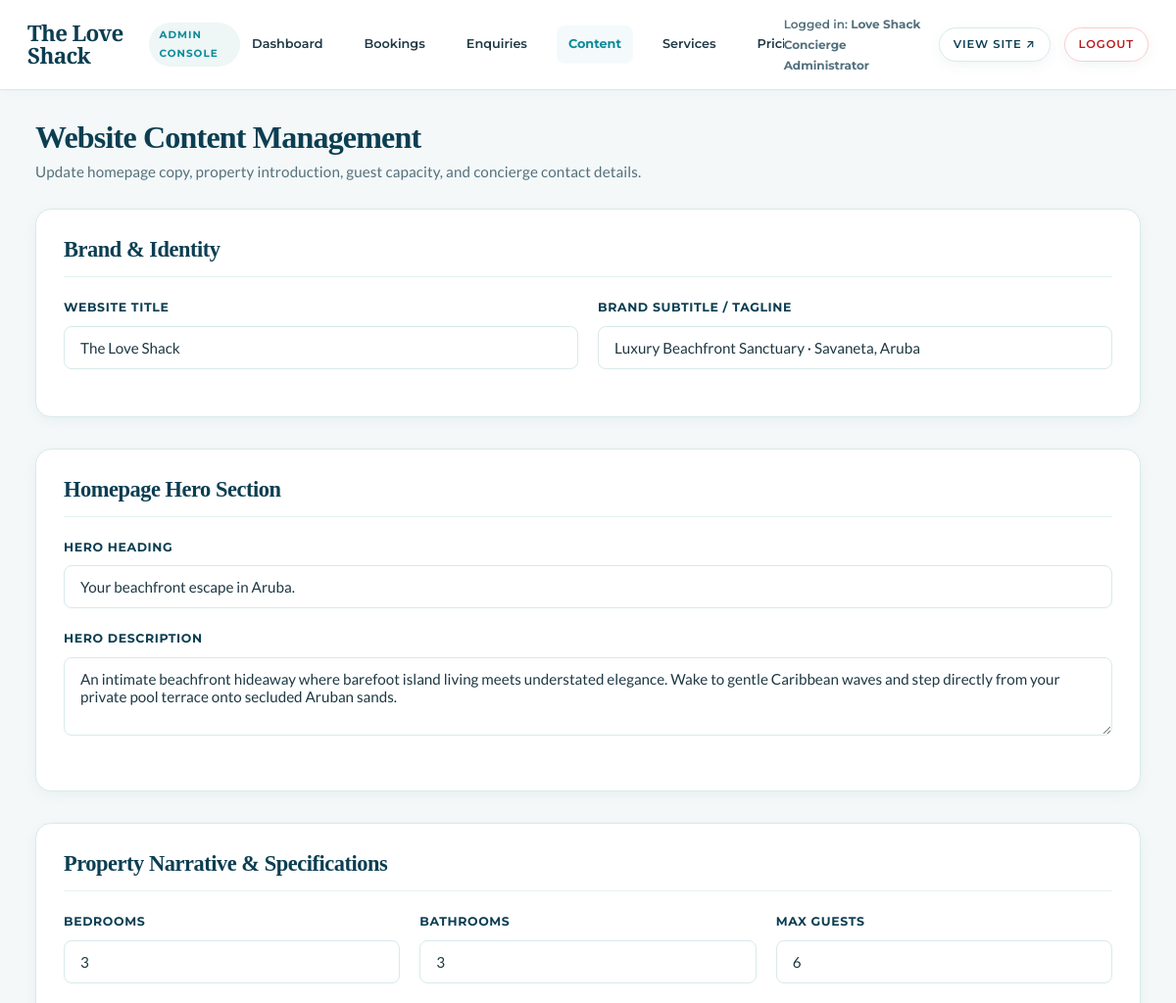
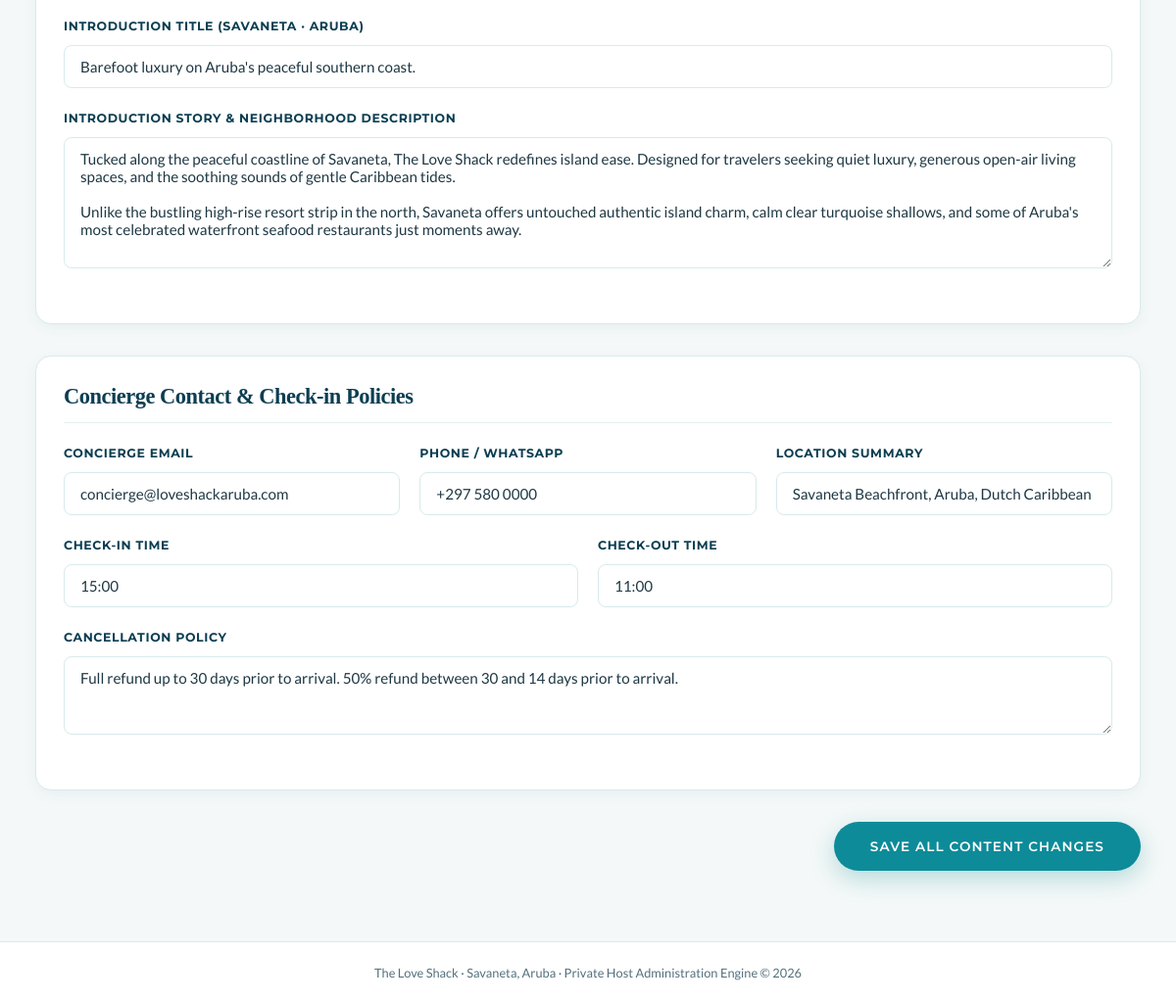
Screenshot of /admin/content.php (signed in) with the database file from the repository (2 pictures, top to bottom).
### tables this page shows
CREATE TABLE `properties` (
  `id` INT AUTO_INCREMENT PRIMARY KEY,
  `name` VARCHAR(128) NOT NULL,
  `slug` VARCHAR(64) NOT NULL UNIQUE,
  `tagline` VARCHAR(255) NULL,
  `hero_heading` VARCHAR(255) NOT NULL,
  `hero_description` TEXT NOT NULL,
  `hero_image` VARCHAR(255) NOT NULL,
  `intro_badge` VARCHAR(64) DEFAULT 'SAVANETA · ARUBA',
  `intro_title` VARCHAR(255) NOT NULL,
  `intro_content` TEXT NOT NULL,
  `bedrooms` TINYINT NOT NULL DEFAULT 3,
  `bathrooms` TINYINT NOT NULL DEFAULT 3,
  `max_guests` TINYINT NOT NULL DEFAULT 6,
  `base_nightly_rate` DECIMAL(10,2) NOT NULL DEFAULT 650.00,
  `location_area` VARCHAR(128) NOT NULL DEFAULT 'Savaneta, Aruba',
  `map_lat` DECIMAL(10,7) DEFAULT 12.4419000,
  `map_lng` DECIMAL(10,7) DEFAULT -69.9328000,
  `is_active` TINYINT(1) NOT NULL DEFAULT 1,
  `created_at` TIMESTAMP DEFAULT CURRENT_TIMESTAMP,
  `updated_at` TIMESTAMP DEFAULT CURRENT_TIMESTAMP ON UPDATE CURRENT_TIMESTAMP
);

### includes/functions.php (called while the page is built, shortened)
<?php
function get_site_settings(): array {
    $defaultSettings = [
        'site_title'           => 'The Love Shack Aruba',
        'site_tagline'         => 'Luxury Beachfront Sanctuary · Savaneta, Aruba',
        'concierge_email'      => 'concierge@loveshackaruba.com',
        'concierge_phone'      => '+297 580 0000',
        'property_location'    => 'Savaneta Beachfront, Aruba, Dutch Caribbean',
        'default_nightly_rate' => '650.00',
        'min_stay_nights'      => '3',
        'max_guests'           => '6',
        'cleaning_fee'         => '180.00',
        'service_tax_percent'  => '9.50',
        'checkin_time'         => '15:00',
        'checkout_time'        => '11:00',
        'cancellation_policy'  => 'Full refund up to 30 days prior to arrival. 50% refund between 30 and 14 days prior.',
    ];
    $pdo = get_db_connection();
    try {
        $stmt = $pdo->query("SELECT setting_key, setting_value FROM site_settings");
        $rows = $stmt->fetchAll();
        foreach ($rows as $row) {
            $defaultSettings[$row['setting_key']] = $row['setting_value'];
        }
    } catch (Exception $e) {
        error_log("Failed to load site settings: " . $e->getMessage());
    }
    return $defaultSettings;
}
function get_property_details(string $slug = 'the-love-shack'): array {
    $fallback = [
        'id'                => 1,
        'name'              => 'The Love Shack Aruba',
        'slug'              => 'the-love-shack',
        'tagline'           => 'Barefoot luxury beachfront villa with private freshwater pool',
        'hero_heading'      => 'Your beachfront escape in Aruba.',
        'hero_description'  => 'An intimate beachfront hideaway where barefoot island living meets understated elegance. Wake to gentle Caribbean waves and step directly from your private pool terrace onto secluded Aruban sands.',
        'beach_hero_image'  => 'assets/images/beach-hero.jpg',
        'hero_image'        => 'assets/images/temporary-hero.jpg',
        'intro_badge'       => 'THE LOVE SHACK · ARUBA',
        'intro_title'       => 'Barefoot luxury on Aruba\'s peaceful southern coast.',
        'intro_content'     => "Tucked along the peaceful coastline of Savaneta, The Love Shack redefines island ease. Designed for travelers seeking quiet luxury, generous open-air living spaces, and the soothing sounds of gentle Caribbean tides.\r\n\r\nUnlike the bustling high-rise resort strip in the north, Savaneta offers untouched authentic island charm, calm clear turquoise shallows, and some of Aruba's most celebrated waterfront seafood restaurants just moments away.",
        'bedrooms'          => 3,
        'bathrooms'         => 3,
        'max_guests'        => 6,
        'base_nightly_rate' => 650.00,
        'location_area'     => 'Savaneta Beachfront, Aruba',
    ];
    $pdo = get_db_connection();
    try {
        $stmt = $pdo->prepare("SELECT * FROM properties WHERE slug = ? AND is_active = 1 LIMIT 1");
        $stmt->execute([$slug]);
        $row = $stmt->fetch();
        return $row ?: $fallback;
    } catch (Exception $e) {
        error_log("Error fetching property: " . $e->getMessage());
        return $fallback;
    }
}

### admin/content.php (the view, shortened to what this page needs)
<?php
require_once __DIR__ . '/includes/admin_header.php';
$settings = get_site_settings();
$property = get_property_details();
?>
<div class="admin-header-row">
  <div>
    <h1>Website Content Management</h1>
    <p>Update homepage copy, property introduction, guest capacity, and concierge contact details.</p>
  </div>
</div>
<form method="POST" action="content.php">
  <div class="admin-card">
    <div class="admin-card-header">
      <h2>Brand & Identity</h2>
    </div>
    <div class="admin-grid-2">
      <div class="admin-form-group">
        <label for="site_title">Website Title</label>
        <input type="text" id="site_title" name="site_title" value="<?= htmlspecialchars($settings['site_title'] ?? 'The Love Shack') ?>" required>
      </div>
      <div class="admin-form-group">
        <label for="site_tagline">Brand Subtitle / Tagline</label>
        <input type="text" id="site_tagline" name="site_tagline" value="<?= htmlspecialchars($settings['site_tagline'] ?? '') ?>" required>
      </div>
    </div>
  </div>
  <div class="admin-card">
    <div class="admin-card-header">
      <h2>Homepage Hero Section</h2>
    </div>
    <div class="admin-form-group">
      <label for="hero_heading">Hero Heading</label>
      <input type="text" id="hero_heading" name="hero_heading" value="<?= htmlspecialchars($property['hero_heading'] ?? '') ?>" required>
    </div>
    <div class="admin-form-group">
      <label for="hero_description">Hero Description</label>
      <textarea id="hero_description" name="hero_description" rows="3" required><?= htmlspecialchars($property['hero_description'] ?? '') ?></textarea>
    </div>
  </div>
  <div class="admin-card">
    <div class="admin-card-header">
      <h2>Property Narrative & Specifications</h2>
    </div>
    <div class="admin-grid-3" style="margin-bottom: 16px;">
      <div class="admin-form-group">
        <label for="bedrooms">Bedrooms</label>
        <input type="number" id="bedrooms" name="bedrooms" min="1" max="10" value="<?= (int)($property['bedrooms'] ?? 3) ?>" required>
      </div>
      <div class="admin-form-group">
        <label for="bathrooms">Bathrooms</label>
        <input type="number" id="bathrooms" name="bathrooms" min="1" max="10" value="<?= (int)($property['bathrooms'] ?? 3) ?>" required>
      </div>
      <div class="admin-form-group">
        <label for="max_guests">Max Guests</label>
        <input type="number" id="max_guests" name="max_guests" min="1" max="20" value="<?= (int)($property['max_guests'] ?? 6) ?>" required>
      </div>
    </div>
    <div class="admin-form-group">
      <label for="intro_title">Introduction Title (Savaneta · Aruba)</label>
      <input type="text" id="intro_title" name="intro_title" value="<?= htmlspecialchars($property['intro_title'] ?? '') ?>" required>
    </div>
    <div class="admin-form-group">
      <label for="intro_content">Introduction Story & Neighborhood Description</label>
      <textarea id="intro_content" name="intro_content" rows="6" required><?= htmlspecialchars($property['intro_content'] ?? '') ?></textarea>
    </div>
  </div>
  <div class="admin-card">
    <div class="admin-card-header">
      <h2>Concierge Contact & Check-in Policies</h2>
    </div>
    <div class="admin-grid-3">
      <div class="admin-form-group">
        <label for="concierge_email">Concierge Email</label>
        <input type="email" id="concierge_email" name="concierge_email" value="<?= htmlspecialchars($settings['concierge_email'] ?? '') ?>" required>
      </div>
      <div class="admin-form-group">
        <label for="concierge_phone">Phone / WhatsApp</label>
        <input type="text" id="concierge_phone" name="concierge_phone" value="<?= htmlspecialchars($settings['concierge_phone'] ?? '') ?>" required>
      </div>
      <div class="admin-form-group">
        <label for="property_location">Location Summary</label>
        <input type="text" id="property_location" name="property_location" value="<?= htmlspecialchars($settings['property_location'] ?? '') ?>" required>
      </div>
    </div>
    <div class="admin-grid-2">
      <div class="admin-form-group">
        <label for="checkin_time">Check-in Time</label>
        <input type="text" id="checkin_time" name="checkin_time" value="<?= htmlspecialchars($settings['checkin_time'] ?? '15:00') ?>" required>
      </div>
      <div class="admin-form-group">
        <label for="checkout_time">Check-out Time</label>
        <input type="text" id="checkout_time" name="checkout_time" value="<?= htmlspecialchars($settings['checkout_time'] ?? '11:00') ?>" required>
      </div>
    </div>
    <div class="admin-form-group">
      <label for="cancellation_policy">Cancellation Policy</label>
      <textarea id="cancellation_policy" name="cancellation_policy" rows="3"><?= htmlspecialchars($settings['cancellation_policy'] ?? '') ?></textarea>
    </div>
  </div>
  <div style="display: flex; justify-content: flex-end; margin-bottom: 40px;">
    <button type="submit" class="btn btn-teal" style="padding: 16px 36px; font-size: 0.85rem;">
      Save All Content Changes
    </button>
  </div>
</form>
<?php require_once __DIR__ . '/includes/admin_footer.php'; ?>

### admin/includes/admin_header.php (style rules this page uses)
body.admin-body { background-color: #f4f8f8; font-family: var(--font-body); color: var(--color-text-body); min-height: 100vh; display: flex; flex-direction: column; }
.admin-header-row { display: flex; justify-content: space-between; align-items: flex-end; margin-bottom: 24px; flex-wrap: wrap; gap: 16px; }
.admin-header-row h1 { font-size: 2rem; color: var(--color-primary); margin-bottom: 4px; }
.admin-header-row p { color: var(--color-text-muted); font-size: 0.95rem; }
.admin-card { background: var(--color-white); border: 1px solid var(--color-border); border-radius: var(--radius-md); padding: 28px; box-shadow: var(--shadow-sm); margin-bottom: 32px; }
.admin-card-header { display: flex; justify-content: space-between; align-items: center; margin-bottom: 20px; padding-bottom: 14px; border-bottom: 1px solid var(--color-border-light); }
.admin-card-header h2 { font-size: 1.4rem; color: var(--color-primary); margin: 0; }
.admin-form-group { margin-bottom: 20px; }
.admin-form-group label { display: block; font-family: var(--font-ui); font-size: 0.78rem; font-weight: 700; text-transform: uppercase; letter-spacing: 0.05em; color: var(--color-primary); margin-bottom: 8px; }
.admin-form-group input, .admin-form-group select, .admin-form-group textarea { width: 100%; padding: 12px 16px; border: 1px solid var(--color-border); border-radius: var(--radius-sm); font-family: var(--font-body); font-size: 0.95rem; color: var(--color-text-body); background: var(--color-white); transition: border-color var(--transition-fast); }
.admin-grid-2 { display: grid; grid-template-columns: 1fr 1fr; gap: 20px; }
.admin-grid-3 { display: grid; grid-template-columns: repeat(3, 1fr); gap: 20px; }

### rows the page displays
properties: hero_heading "Your beachfront escape in Aruba.", hero_description "An intimate beachfront hideaway where barefoot island living meets understated elegance. Wake to gentle Caribbean waves and step directly from your private pool terrace onto secluded Aruban sands.", bedrooms "3", bathrooms "3", max_guests "6", intro_title "Barefoot luxury on Aruba's peaceful southern coast.", intro_content "Tucked along the peaceful coastline of Savaneta, The Love Shack redefines island ease. Designed for travelers seeking quiet luxury, generous open-air living spaces, and the soothing sounds of gentle Caribbean tides. Unlike the bustling high-rise resort strip in the north, Savaneta offers untouched authentic island charm, calm clear turquoise shallows, and some of Aruba's most celebrated waterfront seafood restaurants just moments away."

### other values shown
$settings['site_title'] "The Love Shack"
$adminUser "Love Shack Concierge Administrator"
